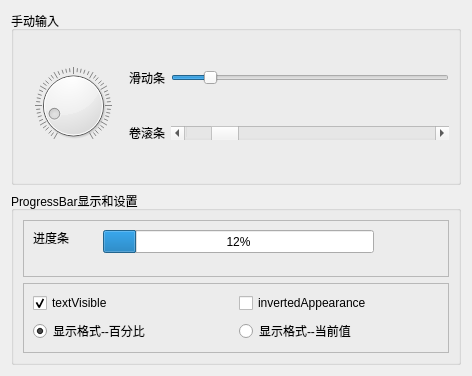
<?xml version="1.0" encoding="UTF-8"?>
<ui version="4.0">
 <class>Widget</class>
 <widget class="QWidget" name="Widget">
  <property name="geometry">
   <rect>
    <x>0</x>
    <y>0</y>
    <width>472</width>
    <height>376</height>
   </rect>
  </property>
  <property name="windowTitle">
   <string>滑动条demo</string>
  </property>
  <layout class="QVBoxLayout" name="verticalLayout">
   <item>
    <widget class="QGroupBox" name="groupBox">
     <property name="title">
      <string>手动输入</string>
     </property>
     <layout class="QGridLayout" name="gridLayout_3">
      <item row="0" column="0" rowspan="2">
       <widget class="QDial" name="dial">
        <property name="minimum">
         <number>1</number>
        </property>
        <property name="maximum">
         <number>200</number>
        </property>
        <property name="value">
         <number>25</number>
        </property>
        <property name="notchesVisible">
         <bool>true</bool>
        </property>
       </widget>
      </item>
      <item row="0" column="1">
       <widget class="QLabel" name="label">
        <property name="text">
         <string>滑动条</string>
        </property>
       </widget>
      </item>
      <item row="0" column="2">
       <widget class="QSlider" name="horizontalSlider">
        <property name="minimum">
         <number>1</number>
        </property>
        <property name="maximum">
         <number>200</number>
        </property>
        <property name="value">
         <number>25</number>
        </property>
        <property name="orientation">
         <enum>Qt::Horizontal</enum>
        </property>
       </widget>
      </item>
      <item row="1" column="1">
       <widget class="QLabel" name="label_2">
        <property name="text">
         <string>卷滚条</string>
        </property>
       </widget>
      </item>
      <item row="1" column="2">
       <widget class="QScrollBar" name="horizontalScrollBar">
        <property name="minimum">
         <number>1</number>
        </property>
        <property name="maximum">
         <number>200</number>
        </property>
        <property name="value">
         <number>25</number>
        </property>
        <property name="orientation">
         <enum>Qt::Horizontal</enum>
        </property>
       </widget>
      </item>
     </layout>
    </widget>
   </item>
   <item>
    <widget class="QGroupBox" name="groupBox_2">
     <property name="title">
      <string>ProgressBar显示和设置</string>
     </property>
     <layout class="QGridLayout" name="gridLayout_2">
      <item row="0" column="0">
       <widget class="QFrame" name="frame">
        <property name="frameShape">
         <enum>QFrame::StyledPanel</enum>
        </property>
        <property name="frameShadow">
         <enum>QFrame::Raised</enum>
        </property>
        <widget class="QLabel" name="label_3">
         <property name="geometry">
          <rect>
           <x>10</x>
           <y>10</y>
           <width>41</width>
           <height>16</height>
          </rect>
         </property>
         <property name="text">
          <string>进度条</string>
         </property>
        </widget>
        <widget class="QProgressBar" name="progressBar">
         <property name="geometry">
          <rect>
           <x>80</x>
           <y>10</y>
           <width>271</width>
           <height>23</height>
          </rect>
         </property>
         <property name="maximum">
          <number>200</number>
         </property>
         <property name="value">
          <number>25</number>
         </property>
         <property name="format">
          <string>%p%</string>
         </property>
        </widget>
       </widget>
      </item>
      <item row="1" column="0">
       <widget class="QFrame" name="frame_2">
        <property name="frameShape">
         <enum>QFrame::StyledPanel</enum>
        </property>
        <property name="frameShadow">
         <enum>QFrame::Raised</enum>
        </property>
        <layout class="QGridLayout" name="gridLayout">
         <item row="0" column="0">
          <widget class="QCheckBox" name="chkBox_Visible">
           <property name="text">
            <string>textVisible</string>
           </property>
           <property name="checked">
            <bool>true</bool>
           </property>
          </widget>
         </item>
         <item row="0" column="1">
          <widget class="QCheckBox" name="chx_Inverted">
           <property name="text">
            <string>invertedAppearance</string>
           </property>
          </widget>
         </item>
         <item row="1" column="0">
          <widget class="QRadioButton" name="radio_Percent">
           <property name="text">
            <string>显示格式--百分比</string>
           </property>
           <property name="checked">
            <bool>true</bool>
           </property>
          </widget>
         </item>
         <item row="1" column="1">
          <widget class="QRadioButton" name="radio_Value">
           <property name="text">
            <string>显示格式--当前值</string>
           </property>
          </widget>
         </item>
        </layout>
       </widget>
      </item>
     </layout>
    </widget>
   </item>
  </layout>
 </widget>
 <resources/>
 <connections/>
</ui>
